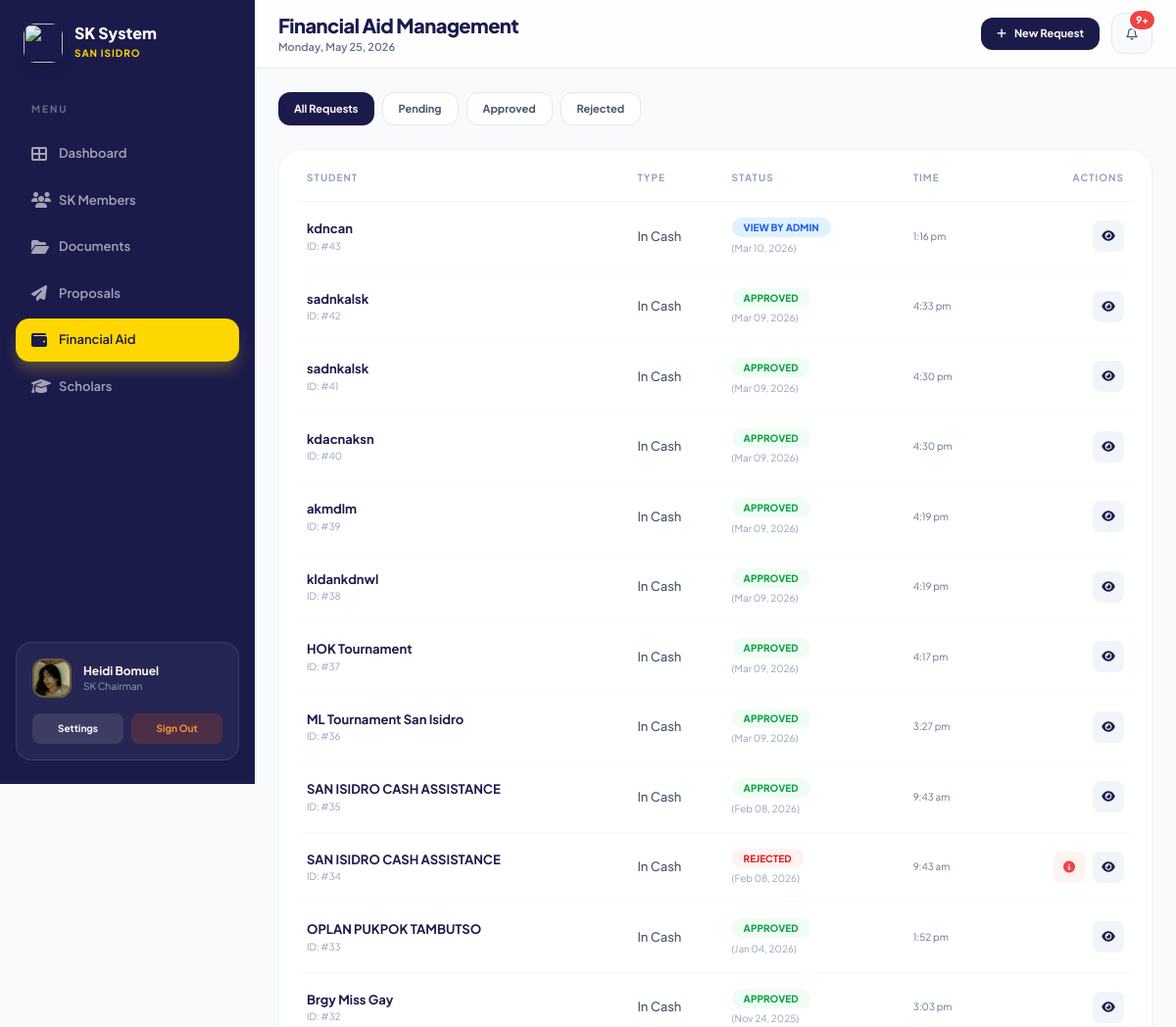
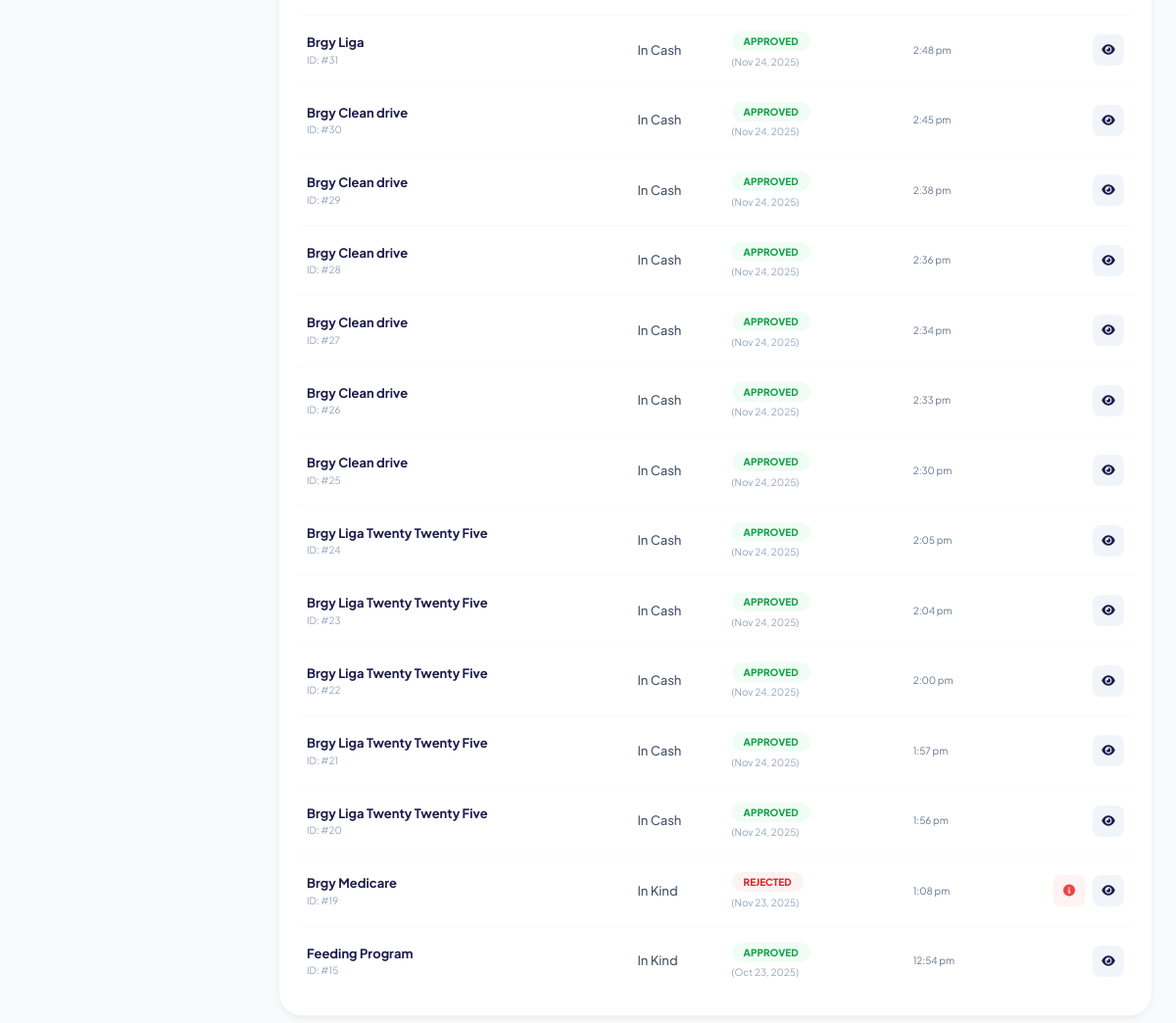
Screenshot of /php/financial_aid.php (signed in) with the database file from the repository (2 pictures, top to bottom).
### tables this page shows
CREATE TABLE `users` (
  `id` int(11) NOT NULL,
  `role` varchar(50) NOT NULL,
  `surname` varchar(255) NOT NULL,
  `firstname` varchar(255) NOT NULL,
  `middlename` varchar(255) DEFAULT NULL,
  `email` varchar(255) NOT NULL,
  `mobile` varchar(15) DEFAULT NULL,
  `password` varchar(255) NOT NULL,
  `profile_photo` varchar(255) DEFAULT NULL,
  `id_document` varchar(255) DEFAULT NULL,
  `barangay` varchar(255) NOT NULL,
  `gender` varchar(20) DEFAULT NULL,
  `dob` date DEFAULT NULL,
  `civil_status` varchar(50) DEFAULT NULL,
  `position` varchar(255) DEFAULT NULL,
  `term_start` date DEFAULT NULL,
  `district` varchar(255) DEFAULT NULL,
  `house_no` varchar(50) DEFAULT NULL,
  `street` varchar(255) DEFAULT NULL,
  `purok` varchar(255) DEFAULT NULL,
  `municipality` varchar(255) DEFAULT NULL,
  `province` varchar(255) DEFAULT NULL,
  `complete_address` text DEFAULT NULL,
  `household_no` varchar(50) DEFAULT NULL,
  `occupation` varchar(255) DEFAULT NULL,
  `income_bracket` varchar(50) DEFAULT NULL,
  `status` varchar(20) NOT NULL DEFAULT 'pending',
  `created_at` timestamp NOT NULL DEFAULT current_timestamp()
);

CREATE TABLE `financial_aid_requests` (
  `id` int(11) NOT NULL,
  `student_name` varchar(255) NOT NULL,
  `aid_type` varchar(255) NOT NULL,
  `reason` varchar(250) NOT NULL,
  `status` varchar(50) NOT NULL DEFAULT 'Pending',
  `submitted_by` varchar(255) NOT NULL,
  `submitter_user_id` int(11) DEFAULT NULL,
  `created_at` timestamp NOT NULL DEFAULT current_timestamp(),
  `total_amount` decimal(10,2) NOT NULL,
  `barangay` varchar(255) DEFAULT NULL,
  `rejection_reason` text DEFAULT NULL,
  `type_or_value` varchar(255) DEFAULT NULL,
  `admin_doc` varchar(255) DEFAULT NULL
);

### php/financial_aid.php (the view, shortened to what this page needs)
<?php
require_once 'db_conn.php';
$user_id = $_SESSION['user_id'];
$fullname = $_SESSION['fullname'];
$error_message = '';
$sql = "SELECT email, role, barangay, position, profile_photo FROM users WHERE id = ?";
$stmt = $conn->prepare($sql);
$stmt->bind_param("i", $user_id);
$stmt->execute();
$stmt->bind_result($user_email, $role, $barangay, $position, $profile_photo);
$profilePath = $profile_photo ? "uploads/profiles/" . basename($profile_photo) : "uploads/profiles/default-avatar.png";
$logoPath = "../sk_logo.png";
if (strcasecmp($barangay, 'Suba') === 0) { $logoPath = "../sk_suba.jpg"; }
elseif (strcasecmp($barangay, 'San Isidro') === 0) { $logoPath = "../sk_sanisidro.jpg"; }
$unread_count_sql = "SELECT COUNT(*) AS unread_count FROM sk_notifications WHERE is_read = 0 AND ((email = ?) OR (barangay = ? AND position = ?) OR (barangay = ? AND position IS NULL))";
$stmt_count = $conn->prepare($unread_count_sql);
$stmt_count->bind_param("ssss", $user_email, $barangay, $position, $barangay);
$stmt_count->execute();
$unread_count = $stmt_count->get_result()->fetch_assoc()['unread_count'] ?? 0;
$requests = [];
$sql = "SELECT id, student_name, aid_type, reason, total_amount, status, submitted_by, type_or_value, rejection_reason, admin_doc, created_at FROM financial_aid_requests WHERE barangay = ? ORDER BY id DESC";
if ($stmt = $conn->prepare($sql)) {
    $stmt->bind_param("s", $barangay);
    $stmt->execute();
    $result = $stmt->get_result();
    while ($row = $result->fetch_assoc()) {
        $requests[] = $row;
    }
}
?>
<!DOCTYPE html>
<html lang="en">
<head>
    <script src="https://cdn.tailwindcss.com"></script>
    <link rel="stylesheet" href="https://cdnjs.cloudflare.com/ajax/libs/font-awesome/6.5.2/css/all.min.css">
</head>
<body>
<div class="app-wrapper">
    <aside class="sidebar" id="sidebar">
        <div class="flex items-center gap-3 mb-10 px-2">
            <img src="<?= htmlspecialchars($logoPath) ?>" class="w-10 h-10 rounded-xl shadow-lg object-cover">
            <div>
                <h2 class="font-extrabold text-white text-base leading-tight">SK System</h2>
                <span class="text-[10px] text-[#FFD700] font-bold uppercase tracking-widest"><?= htmlspecialchars($barangay) ?></span>
            </div>
        </div>
        <nav class="flex-grow">
            <p class="text-[10px] font-bold text-slate-500 uppercase tracking-[0.2em] mb-4 px-4">Menu</p>
            <a href="sk_dashboard.php" class="nav-link">
                <i class="fas fa-th-large"></i> Dashboard
            </a>
            <?php if (strcasecmp($position, 'SK Treasurer') === 0): ?>
                <a href="financial_aid_tre.php" class="nav-link active"><i class="fas fa-wallet"></i> Financial Aid</a>
                <a href="scholarship_list_tre.php" class="nav-link"><i class="fas fa-graduation-cap"></i> Scholars</a>
            <?php else: ?>
                <a href="sk_list.php" class="nav-link"><i class="fas fa-users"></i> SK Members</a>
                <a href="document_submissions.php" class="nav-link"><i class="fas fa-folder-open"></i> Documents</a>
                <a href="submit_proposal.php" class="nav-link"><i class="fas fa-paper-plane"></i> Proposals</a>
                <a href="financial_aid.php" class="nav-link active"><i class="fas fa-wallet"></i> Financial Aid</a>
                <a href="scholarship_list.php" class="nav-link"><i class="fas fa-graduation-cap"></i> Scholars</a>
            <?php endif; ?>
        </nav>
        <div class="mt-auto bg-white/5 rounded-2xl p-4 border border-white/10">
            <div class="flex items-center gap-3 mb-4">
                <img src="<?= htmlspecialchars($profilePath) ?>" class="w-10 h-10 rounded-xl object-cover border-2 border-[#FFD700]/30">
                <div class="overflow-hidden">
                    <p class="text-xs font-bold text-white truncate"><?= htmlspecialchars($fullname) ?></p>
                    <p class="text-[10px] text-slate-400 truncate"><?= htmlspecialchars($position) ?></p>
                </div>
            </div>
            <div class="flex gap-2">
                <a href="settings.php" class="flex-1 text-center py-2 bg-white/10 rounded-lg text-[10px] text-white font-bold hover:bg-white/20 transition">Settings</a>
                <a href="login.php" class="flex-1 text-center py-2 bg-orange-600/20 rounded-lg text-[10px] text-orange-400 font-bold hover:bg-orange-600/30 transition">Sign Out</a>
            </div>
        </div>
    </aside>
    <div class="main-container">
        <header class="sticky-header">
            <div class="flex items-center gap-4">
                <div class="header-title-wrapper">
                    <h1 class="font-extrabold text-[#1B1B4B] text-xl tracking-tight">Financial Aid Management</h1>
                    <p id="current-time" class="text-[11px] text-slate-500 font-semibold"></p>
                </div>
            </div>
            <div class="flex items-center gap-3 relative">
                <a href="financial_aid_submission.php" class="bg-[#1B1B4B] text-white text-[11px] font-bold py-2 px-4 rounded-xl hover:bg-slate-700 transition items-center gap-2 hidden sm:flex">
                    <i class="fas fa-plus"></i> New Request
                </a>
                <button id="notificationBtn" class="notif-btn">
                    <i class="fa-regular fa-bell text-slate-600"></i>
                    <?php if($unread_count > 0): ?>
                        <span class="notif-badge"><?= $unread_count > 9 ? '9+' : $unread_count ?></span>
                    <?php endif; ?>
                </button>
            </div>
        </header>
        <main class="main-content">
            <div class="flex flex-wrap gap-2 mb-6">
                <button class="filter-btn px-4 py-2 rounded-xl bg-[#1B1B4B] text-white text-[11px] font-bold transition" data-status="All">All Requests</button>
                <button class="filter-btn px-4 py-2 rounded-xl bg-white border border-slate-200 text-slate-600 text-[11px] font-bold hover:bg-slate-50 transition" data-status="Pending">Pending</button>
                <button class="filter-btn px-4 py-2 rounded-xl bg-white border border-slate-200 text-slate-600 text-[11px] font-bold hover:bg-slate-50 transition" data-status="Approved">Approved</button>
                <button class="filter-btn px-4 py-2 rounded-xl bg-white border border-slate-200 text-slate-600 text-[11px] font-bold hover:bg-slate-50 transition" data-status="Rejected">Rejected</button>
            </div>
            <div class="content-card">
                <?php if (!empty($error_message) && count($requests) === 0): ?>
                    <div class="p-10 text-center">
                        <i class="fas fa-folder-open text-3xl text-slate-200 mb-3"></i>
                        <p class="text-slate-400 font-medium"><?= htmlspecialchars($error_message) ?></p>
                    </div>
                <?php else: ?>
                    <div class="overflow-x-auto">
                        <table id="requests-table" class="w-full">
                            <thead>
                                <tr class="text-left border-b border-slate-100">
                                    <th class="pb-4 px-2 text-[10px] font-bold text-slate-400 uppercase tracking-widest">Student</th>
                                    <th class="pb-4 px-2 text-[10px] font-bold text-slate-400 uppercase tracking-widest">Type</th>
                                    <th class="pb-4 px-2 text-[10px] font-bold text-slate-400 uppercase tracking-widest">Status</th>
                                    <th class="pb-4 px-2 text-[10px] font-bold text-slate-400 uppercase tracking-widest">Time</th>
                                    <th class="pb-4 px-2 text-right text-[10px] font-bold text-slate-400 uppercase tracking-widest">Actions</th>
                                </tr>
                            </thead>
                            <tbody class="divide-y divide-slate-50">
                                <?php foreach ($requests as $request): ?>
                                    <tr class="hover:bg-slate-50/50 transition" data-status="<?= htmlspecialchars($request['status']) ?>">
                                        <td class="py-4 px-2">
                                            <p class="font-bold text-[#1B1B4B]"><?= htmlspecialchars($request['student_name']) ?></p>
                                            <p class="text-[10px] text-slate-400">ID: #<?= $request['id'] ?></p>
                                        </td>
                                        <td class="py-4 px-2 text-slate-600 font-medium"><?= htmlspecialchars($request['aid_type']) ?></td>
                                        <td class="py-4 px-2">
                                            <?php
                                                $status = htmlspecialchars($request['status']);
                                                $statusClass = 'status-' . str_replace(' ', '', $status);
                                                $statusLabel = $status;
                                                if (strcasecmp($status, 'View by Admin') === 0) {
                                                    $statusClass = 'status-ViewbyAdmin';
                                                    $statusLabel = 'View by Admin';
                                                }
                                            ?>
                                            <span class="status-pill <?= $statusClass ?>" title="This request is currently being reviewed by an admin.">
                                                <?= $statusLabel ?>
                                            </span>
                                            <?php if (!empty($request['created_at'])): ?>
                                                <span class="block text-[10px] text-slate-400 mt-1">(<?= date('M d, Y', strtotime($request['created_at'])) ?>)</span>
                                            <?php endif; ?>
                                        </td>
                                        <td class="py-4 px-2">
                                            <?php if (!empty($request['created_at'])): ?>
                                                <?php
                                                    $time = strtotime($request['created_at']);
                                                    echo '<span class="block text-[10px] text-slate-500">' . date('g:i a', $time) . '</span>';
                                                ?>
                                            <?php else: ?>
                                                <span class="block text-[10px] text-slate-500">-</span>
                                            <?php endif; ?>
                                        </td>
                                        <td class="py-4 px-2 text-right">
                                            <div class="flex justify-end gap-2">
                                                <?php if (strcasecmp($request['status'], 'Rejected') === 0): ?>
                                                    <button class="view-rejection-btn w-8 h-8 rounded-lg bg-red-50 text-red-500 flex items-center justify-center hover:bg-red-100 transition"
                                                        data-rejection-reason="<?= htmlspecialchars($request['rejection_reason']) ?>"
                                                        data-student-name="<?= htmlspecialchars($request['student_name']) ?>">
                                                        <i class="fas fa-info-circle text-xs"></i>
                                                    </button>
                                                <?php endif; ?>
                                                <button class="view-details-btn w-8 h-8 rounded-lg bg-slate-100 text-[#1B1B4B] flex items-center justify-center hover:bg-slate-200 transition"
                                                    data-student-name="<?= htmlspecialchars($request['student_name']) ?>"
                                                    data-aid-type="<?= htmlspecialchars($request['aid_type']) ?>"
                                                    data-reason="<?= htmlspecialchars($request['reason']) ?>"
                                                    data-submitted-by="<?= htmlspecialchars($request['submitted_by']) ?>"
                                                    data-total-amount="<?= htmlspecialchars(number_format((float)$request['total_amount'], 2)) ?>"
                                                    data-type-or-value="<?= htmlspecialchars($request['type_or_value']) ?>"
                                                    data-admin-doc="<?= htmlspecialchars($request['admin_doc']) ?>"
                                                    data-request-id="<?= htmlspecialchars($request['id']) ?>">
                                                    <i class="fas fa-eye text-xs"></i>
                                                </button>
                                            </div>
                                        </td>
                                    </tr>
                                <?php endforeach; ?>
                            </tbody>
                        </table>
                    </div>
                <?php endif; ?>
            </div>
        </main>
    </div>
</div>
</body>
</html>

### rows the page displays
users: barangay "SAN ISIDRO", profile_photo (picture), position "SK Chairman"
financial_aid_requests: student_name "kdncan", id "43", aid_type "In Cash", status "VIEW BY ADMIN", created_at "Mar 10, 2026", created_at "1:16 pm"
financial_aid_requests: student_name "sadnkalsk", id "42", aid_type "In Cash", status "APPROVED", created_at "Mar 09, 2026", created_at "4:33 pm"
financial_aid_requests: student_name "sadnkalsk", id "41", aid_type "In Cash", status "APPROVED", created_at "Mar 09, 2026", created_at "4:30 pm"
financial_aid_requests: student_name "kdacnaksn", id "40", aid_type "In Cash", status "APPROVED", created_at "Mar 09, 2026", created_at "4:30 pm"
financial_aid_requests: student_name "akmdlm", id "39", aid_type "In Cash", status "APPROVED", created_at "Mar 09, 2026", created_at "4:19 pm"
financial_aid_requests: student_name "kldankdnwl", id "38", aid_type "In Cash", status "APPROVED", created_at "Mar 09, 2026", created_at "4:19 pm"
financial_aid_requests: student_name "HOK Tournament", id "37", aid_type "In Cash", status "APPROVED", created_at "Mar 09, 2026", created_at "4:17 pm"
financial_aid_requests: student_name "ML Tournament San Isidro", id "36", aid_type "In Cash", status "APPROVED", created_at "Mar 09, 2026", created_at "3:27 pm"
financial_aid_requests: student_name "SAN ISIDRO CASH ASSISTANCE", id "35", aid_type "In Cash", status "APPROVED", created_at "Feb 08, 2026", created_at "9:43 am"
financial_aid_requests: student_name "SAN ISIDRO CASH ASSISTANCE", id "34", aid_type "In Cash", status "REJECTED", created_at "Feb 08, 2026", created_at "9:43 am"
financial_aid_requests: student_name "OPLAN PUKPOK TAMBUTSO", id "33", aid_type "In Cash", status "APPROVED", created_at "Jan 04, 2026", created_at "1:52 pm"
financial_aid_requests: student_name "Brgy Miss Gay", id "32", aid_type "In Cash", status "APPROVED", created_at "Nov 24, 2025", created_at "3:03 pm"
financial_aid_requests: student_name "Brgy Liga", id "31", aid_type "In Cash", status "APPROVED", created_at "Nov 24, 2025", created_at "2:48 pm"
financial_aid_requests: student_name "Brgy Clean drive", id "30", aid_type "In Cash", status "APPROVED", created_at "Nov 24, 2025", created_at "2:45 pm"
financial_aid_requests: student_name "Brgy Clean drive", id "29", aid_type "In Cash", status "APPROVED", created_at "Nov 24, 2025", created_at "2:38 pm"
financial_aid_requests: student_name "Brgy Clean drive", id "28", aid_type "In Cash", status "APPROVED", created_at "Nov 24, 2025", created_at "2:36 pm"
financial_aid_requests: student_name "Brgy Clean drive", id "27", aid_type "In Cash", status "APPROVED", created_at "Nov 24, 2025", created_at "2:34 pm"
financial_aid_requests: student_name "Brgy Clean drive", id "26", aid_type "In Cash", status "APPROVED", created_at "Nov 24, 2025", created_at "2:33 pm"
financial_aid_requests: student_name "Brgy Clean drive", id "25", aid_type "In Cash", status "APPROVED", created_at "Nov 24, 2025", created_at "2:30 pm"
financial_aid_requests: student_name "Brgy Liga Twenty Twenty Five", id "24", aid_type "In Cash", status "APPROVED", created_at "Nov 24, 2025", created_at "2:05 pm"
financial_aid_requests: student_name "Brgy Liga Twenty Twenty Five", id "23", aid_type "In Cash", status "APPROVED", created_at "Nov 24, 2025", created_at "2:04 pm"
financial_aid_requests: student_name "Brgy Liga Twenty Twenty Five", id "22", aid_type "In Cash", status "APPROVED", created_at "Nov 24, 2025", created_at "2:00 pm"
financial_aid_requests: student_name "Brgy Liga Twenty Twenty Five", id "21", aid_type "In Cash", status "APPROVED", created_at "Nov 24, 2025", created_at "1:57 pm"
financial_aid_requests: student_name "Brgy Liga Twenty Twenty Five", id "20", aid_type "In Cash", status "APPROVED", created_at "Nov 24, 2025", created_at "1:56 pm"
financial_aid_requests: student_name "Brgy Medicare", id "19", aid_type "In Kind", status "REJECTED", created_at "Nov 23, 2025", created_at "1:08 pm"
financial_aid_requests: student_name "Feeding Program", id "15", aid_type "In Kind", status "APPROVED", created_at "Oct 23, 2025", created_at "12:54 pm"

### other values shown
$fullname "Heidi Bomuel"
